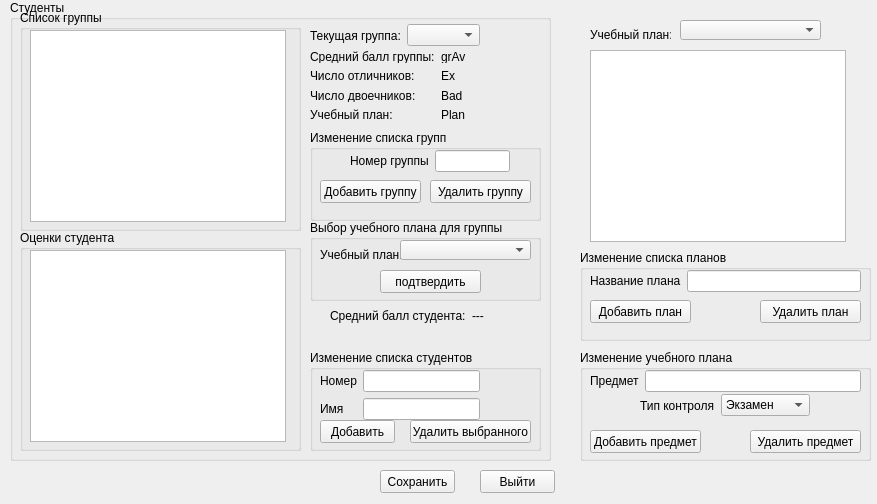
<?xml version="1.0" encoding="UTF-8"?>
<ui version="4.0">
 <class>DeanInterface</class>
 <widget class="QWidget" name="DeanInterface">
  <property name="geometry">
   <rect>
    <x>0</x>
    <y>0</y>
    <width>877</width>
    <height>504</height>
   </rect>
  </property>
  <property name="windowTitle">
   <string>Интерфейс сотрудника деканата</string>
  </property>
  <widget class="QGroupBox" name="groupBox">
   <property name="geometry">
    <rect>
     <x>10</x>
     <y>0</y>
     <width>541</width>
     <height>461</height>
    </rect>
   </property>
   <property name="title">
    <string>Студенты</string>
   </property>
   <widget class="QGroupBox" name="groupBox_4">
    <property name="geometry">
     <rect>
      <x>300</x>
      <y>350</y>
      <width>231</width>
      <height>101</height>
     </rect>
    </property>
    <property name="title">
     <string>Изменение списка студентов</string>
    </property>
    <widget class="QWidget" name="gridLayoutWidget">
     <property name="geometry">
      <rect>
       <x>10</x>
       <y>20</y>
       <width>160</width>
       <height>51</height>
      </rect>
     </property>
     <layout class="QGridLayout" name="gridLayout">
      <item row="0" column="0">
       <widget class="QLabel" name="label">
        <property name="text">
         <string>Номер</string>
        </property>
       </widget>
      </item>
      <item row="1" column="0">
       <widget class="QLabel" name="label_4">
        <property name="text">
         <string>Имя</string>
        </property>
       </widget>
      </item>
      <item row="0" column="1">
       <widget class="QLineEdit" name="numEdit"/>
      </item>
      <item row="1" column="1">
       <widget class="QLineEdit" name="nameEdit"/>
      </item>
     </layout>
    </widget>
    <widget class="QPushButton" name="addStdButton">
     <property name="geometry">
      <rect>
       <x>10</x>
       <y>70</y>
       <width>75</width>
       <height>23</height>
      </rect>
     </property>
     <property name="text">
      <string>Добавить</string>
     </property>
    </widget>
    <widget class="QPushButton" name="delStdButton">
     <property name="geometry">
      <rect>
       <x>100</x>
       <y>70</y>
       <width>121</width>
       <height>23</height>
      </rect>
     </property>
     <property name="text">
      <string>Удалить выбранного</string>
     </property>
    </widget>
   </widget>
   <widget class="QGroupBox" name="groupBox_3">
    <property name="geometry">
     <rect>
      <x>10</x>
      <y>230</y>
      <width>281</width>
      <height>221</height>
     </rect>
    </property>
    <property name="title">
     <string>Оценки студента</string>
    </property>
    <widget class="QTableWidget" name="stdWidget">
     <property name="geometry">
      <rect>
       <x>10</x>
       <y>20</y>
       <width>256</width>
       <height>192</height>
      </rect>
     </property>
    </widget>
   </widget>
   <widget class="QGroupBox" name="groupBox_2">
    <property name="geometry">
     <rect>
      <x>300</x>
      <y>130</y>
      <width>231</width>
      <height>91</height>
     </rect>
    </property>
    <property name="title">
     <string>Изменение списка групп</string>
    </property>
    <widget class="QPushButton" name="delGrButton">
     <property name="geometry">
      <rect>
       <x>120</x>
       <y>50</y>
       <width>101</width>
       <height>23</height>
      </rect>
     </property>
     <property name="text">
      <string>Удалить группу</string>
     </property>
    </widget>
    <widget class="QWidget" name="horizontalLayoutWidget_3">
     <property name="geometry">
      <rect>
       <x>40</x>
       <y>20</y>
       <width>160</width>
       <height>22</height>
      </rect>
     </property>
     <layout class="QHBoxLayout" name="horizontalLayout_3">
      <item>
       <widget class="QLabel" name="label_3">
        <property name="text">
         <string>Номер группы</string>
        </property>
       </widget>
      </item>
      <item>
       <widget class="QLineEdit" name="grNumEdit"/>
      </item>
     </layout>
    </widget>
    <widget class="QPushButton" name="addGrButton">
     <property name="geometry">
      <rect>
       <x>10</x>
       <y>50</y>
       <width>101</width>
       <height>23</height>
      </rect>
     </property>
     <property name="text">
      <string>Добавить группу</string>
     </property>
    </widget>
   </widget>
   <widget class="QWidget" name="horizontalLayoutWidget">
    <property name="geometry">
     <rect>
      <x>300</x>
      <y>20</y>
      <width>170</width>
      <height>31</height>
     </rect>
    </property>
    <layout class="QHBoxLayout" name="horizontalLayout">
     <item>
      <widget class="QLabel" name="label_2">
       <property name="text">
        <string>Текущая группа:</string>
       </property>
      </widget>
     </item>
     <item>
      <widget class="QComboBox" name="GrNumBox"/>
     </item>
    </layout>
   </widget>
   <widget class="QGroupBox" name="groupBox_5">
    <property name="geometry">
     <rect>
      <x>10</x>
      <y>10</y>
      <width>281</width>
      <height>221</height>
     </rect>
    </property>
    <property name="title">
     <string>Список группы</string>
    </property>
    <widget class="QTableWidget" name="GrWidget">
     <property name="geometry">
      <rect>
       <x>10</x>
       <y>20</y>
       <width>256</width>
       <height>192</height>
      </rect>
     </property>
    </widget>
   </widget>
   <widget class="QGroupBox" name="groupBox_6">
    <property name="geometry">
     <rect>
      <x>300</x>
      <y>220</y>
      <width>231</width>
      <height>81</height>
     </rect>
    </property>
    <property name="title">
     <string>Выбор учебного плана для группы</string>
    </property>
    <widget class="QPushButton" name="changePlanButton">
     <property name="geometry">
      <rect>
       <x>70</x>
       <y>50</y>
       <width>101</width>
       <height>23</height>
      </rect>
     </property>
     <property name="text">
      <string>подтвердить</string>
     </property>
    </widget>
    <widget class="QLabel" name="label_7">
     <property name="geometry">
      <rect>
       <x>10</x>
       <y>20</y>
       <width>102</width>
       <height>29</height>
      </rect>
     </property>
     <property name="text">
      <string>Учебный план:</string>
     </property>
    </widget>
    <widget class="QComboBox" name="PlanBox_2">
     <property name="geometry">
      <rect>
       <x>90</x>
       <y>20</y>
       <width>131</width>
       <height>20</height>
      </rect>
     </property>
    </widget>
   </widget>
   <widget class="QWidget" name="formLayoutWidget">
    <property name="geometry">
     <rect>
      <x>300</x>
      <y>50</y>
      <width>221</width>
      <height>72</height>
     </rect>
    </property>
    <layout class="QFormLayout" name="formLayout">
     <item row="1" column="0">
      <widget class="QLabel" name="label_12">
       <property name="text">
        <string>Число отличников:</string>
       </property>
      </widget>
     </item>
     <item row="1" column="1">
      <widget class="QLabel" name="exLabel">
       <property name="text">
        <string>Ex</string>
       </property>
      </widget>
     </item>
     <item row="2" column="0">
      <widget class="QLabel" name="label_14">
       <property name="text">
        <string>Число двоечников:</string>
       </property>
      </widget>
     </item>
     <item row="2" column="1">
      <widget class="QLabel" name="badLabel">
       <property name="text">
        <string>Bad</string>
       </property>
      </widget>
     </item>
     <item row="0" column="0">
      <widget class="QLabel" name="label_9">
       <property name="text">
        <string>Средний балл группы:</string>
       </property>
      </widget>
     </item>
     <item row="0" column="1">
      <widget class="QLabel" name="grAvLabel">
       <property name="text">
        <string>grAv</string>
       </property>
      </widget>
     </item>
     <item row="3" column="0">
      <widget class="QLabel" name="label_15">
       <property name="text">
        <string>Учебный план:</string>
       </property>
      </widget>
     </item>
     <item row="3" column="1">
      <widget class="QLabel" name="planLabel">
       <property name="text">
        <string>Plan</string>
       </property>
      </widget>
     </item>
    </layout>
   </widget>
   <widget class="QWidget" name="horizontalLayoutWidget_5">
    <property name="geometry">
     <rect>
      <x>320</x>
      <y>300</y>
      <width>162</width>
      <height>31</height>
     </rect>
    </property>
    <layout class="QHBoxLayout" name="horizontalLayout_2">
     <item>
      <widget class="QLabel" name="label_10">
       <property name="text">
        <string>Средний балл студента:</string>
       </property>
      </widget>
     </item>
     <item>
      <widget class="QLabel" name="stdAvLabel">
       <property name="text">
        <string>---</string>
       </property>
      </widget>
     </item>
    </layout>
   </widget>
  </widget>
  <widget class="QGroupBox" name="groupBox_7">
   <property name="geometry">
    <rect>
     <x>580</x>
     <y>250</y>
     <width>291</width>
     <height>91</height>
    </rect>
   </property>
   <property name="title">
    <string>Изменение списка планов</string>
   </property>
   <widget class="QPushButton" name="delPlanButton">
    <property name="geometry">
     <rect>
      <x>180</x>
      <y>50</y>
      <width>101</width>
      <height>23</height>
     </rect>
    </property>
    <property name="text">
     <string>Удалить план</string>
    </property>
   </widget>
   <widget class="QWidget" name="horizontalLayoutWidget_4">
    <property name="geometry">
     <rect>
      <x>10</x>
      <y>20</y>
      <width>271</width>
      <height>22</height>
     </rect>
    </property>
    <layout class="QHBoxLayout" name="horizontalLayout_4">
     <item>
      <widget class="QLabel" name="label_6">
       <property name="text">
        <string>Название плана</string>
       </property>
      </widget>
     </item>
     <item>
      <widget class="QLineEdit" name="planEdit"/>
     </item>
    </layout>
   </widget>
   <widget class="QPushButton" name="addPlanButton">
    <property name="geometry">
     <rect>
      <x>10</x>
      <y>50</y>
      <width>101</width>
      <height>23</height>
     </rect>
    </property>
    <property name="text">
     <string>Добавить план</string>
    </property>
   </widget>
  </widget>
  <widget class="QGroupBox" name="groupBox_8">
   <property name="geometry">
    <rect>
     <x>580</x>
     <y>350</y>
     <width>291</width>
     <height>111</height>
    </rect>
   </property>
   <property name="title">
    <string>Изменение учебного плана</string>
   </property>
   <widget class="QPushButton" name="delSubButton">
    <property name="geometry">
     <rect>
      <x>170</x>
      <y>80</y>
      <width>111</width>
      <height>23</height>
     </rect>
    </property>
    <property name="text">
     <string>Удалить предмет</string>
    </property>
   </widget>
   <widget class="QWidget" name="horizontalLayoutWidget_7">
    <property name="geometry">
     <rect>
      <x>10</x>
      <y>20</y>
      <width>271</width>
      <height>22</height>
     </rect>
    </property>
    <layout class="QHBoxLayout" name="horizontalLayout_7">
     <item>
      <widget class="QLabel" name="label_11">
       <property name="text">
        <string>Предмет</string>
       </property>
      </widget>
     </item>
     <item>
      <widget class="QLineEdit" name="subEdit"/>
     </item>
    </layout>
   </widget>
   <widget class="QPushButton" name="addSubButton">
    <property name="geometry">
     <rect>
      <x>10</x>
      <y>80</y>
      <width>111</width>
      <height>23</height>
     </rect>
    </property>
    <property name="text">
     <string>Добавить предмет</string>
    </property>
   </widget>
   <widget class="QWidget" name="horizontalLayoutWidget_2">
    <property name="geometry">
     <rect>
      <x>60</x>
      <y>40</y>
      <width>170</width>
      <height>31</height>
     </rect>
    </property>
    <layout class="QHBoxLayout" name="horizontalLayout_5">
     <item>
      <widget class="QLabel" name="label_8">
       <property name="text">
        <string>Тип контроля</string>
       </property>
      </widget>
     </item>
     <item>
      <widget class="QComboBox" name="markTypeBox">
       <item>
        <property name="text">
         <string>Экзамен</string>
        </property>
       </item>
       <item>
        <property name="text">
         <string>Диф. зачет</string>
        </property>
       </item>
       <item>
        <property name="text">
         <string>Зачет</string>
        </property>
       </item>
       <item>
        <property name="text">
         <string>КР</string>
        </property>
       </item>
       <item>
        <property name="text">
         <string>КП</string>
        </property>
       </item>
      </widget>
     </item>
    </layout>
   </widget>
  </widget>
  <widget class="QLabel" name="label_5">
   <property name="geometry">
    <rect>
     <x>590</x>
     <y>20</y>
     <width>81</width>
     <height>29</height>
    </rect>
   </property>
   <property name="text">
    <string>Учебный план:</string>
   </property>
  </widget>
  <widget class="QComboBox" name="PlanBox">
   <property name="geometry">
    <rect>
     <x>680</x>
     <y>20</y>
     <width>141</width>
     <height>20</height>
    </rect>
   </property>
  </widget>
  <widget class="QTableWidget" name="stPlanWidget">
   <property name="geometry">
    <rect>
     <x>590</x>
     <y>50</y>
     <width>256</width>
     <height>192</height>
    </rect>
   </property>
  </widget>
  <widget class="QPushButton" name="exitButton">
   <property name="geometry">
    <rect>
     <x>480</x>
     <y>470</y>
     <width>75</width>
     <height>23</height>
    </rect>
   </property>
   <property name="text">
    <string>Выйти</string>
   </property>
  </widget>
  <widget class="QPushButton" name="saveButton">
   <property name="geometry">
    <rect>
     <x>380</x>
     <y>470</y>
     <width>75</width>
     <height>23</height>
    </rect>
   </property>
   <property name="text">
    <string>Сохранить</string>
   </property>
  </widget>
 </widget>
 <resources/>
 <connections/>
</ui>
